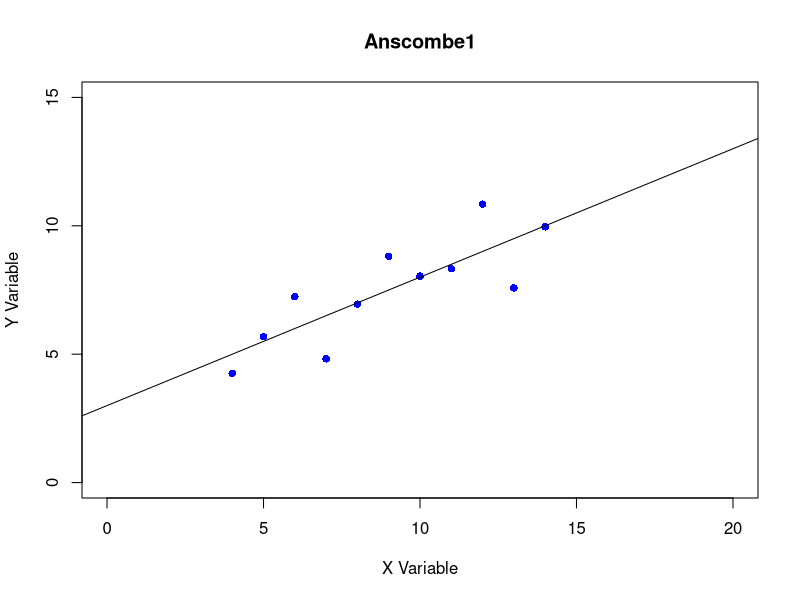
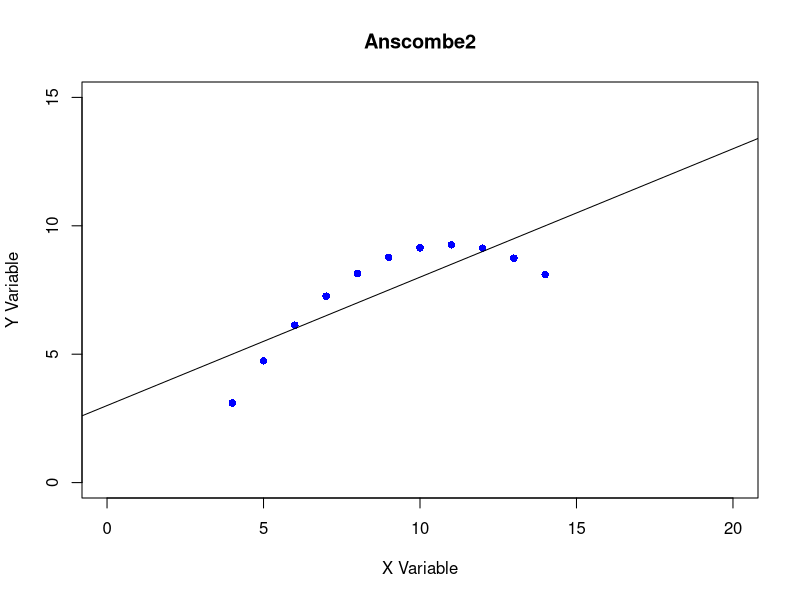
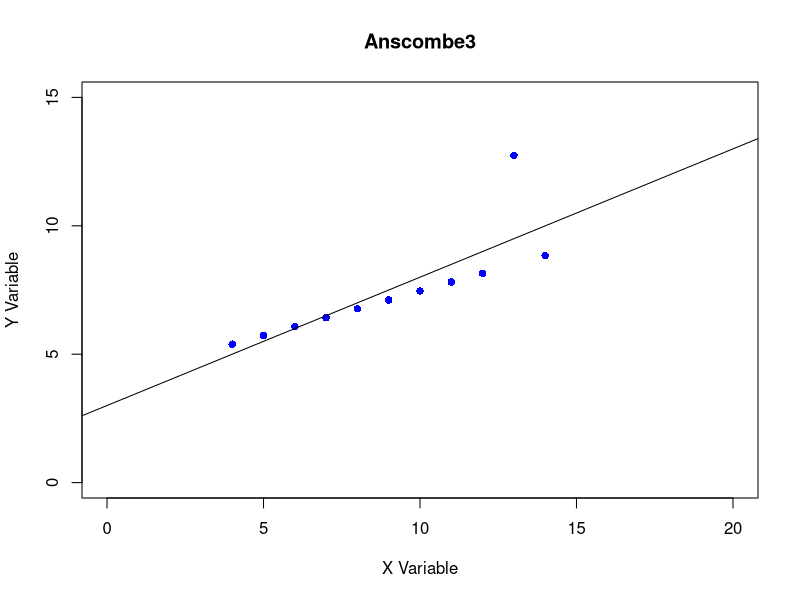
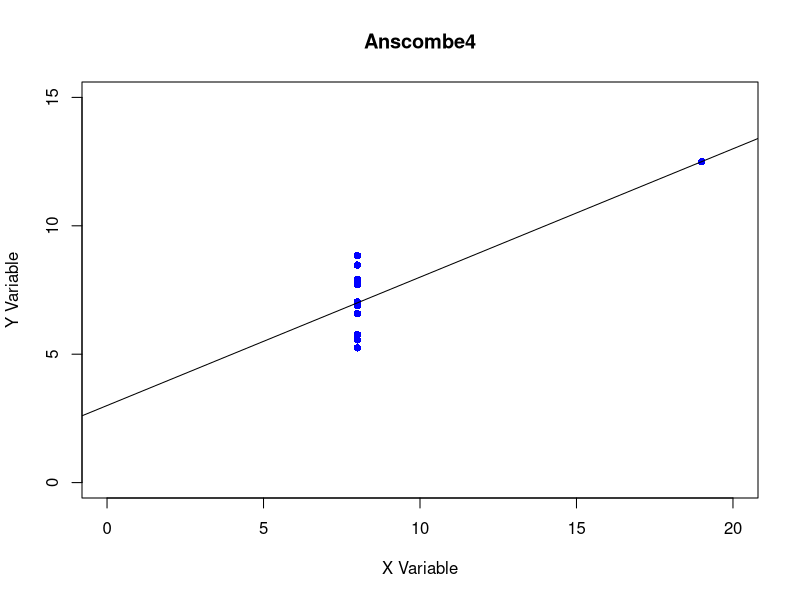

R code for these plots, in order:
# Anscombe's Quartet
## create vectors, plot, compute correlations
anscombe1x <- c(10.0, 8.0, 13.0, 9.0, 11.0, 14.0, 6.0, 4.0, 12.0, 7.0, 5.0)
anscombe1y <- c(8.04, 6.95, 7.58, 8.81, 8.33, 9.96, 7.24, 4.26, 10.84, 4.82, 5.68)
anscombe2x <- c(10.0, 8.0, 13.0, 9.0, 11.0, 14.0, 6.0, 4.0, 12.0, 7.0, 5.0)
anscombe2y <- c(9.14, 8.14, 8.74, 8.77, 9.26, 8.10, 6.13, 3.10, 9.13, 7.26, 4.74)
anscombe3x <- c(10.0, 8.0, 13.0, 9.0, 11.0, 14.0, 6.0, 4.0, 12.0, 7.0, 5.0)
anscombe3y <- c(7.46, 6.77, 12.74, 7.11, 7.81, 8.84, 6.08, 5.39, 8.15, 6.42, 5.73)
anscombe4x <- c(8.0, 8.0, 8.0, 8.0, 8.0, 8.0, 8.0, 19.0, 8.0, 8.0, 8.0)
anscombe4y <- c(6.58, 5.76, 7.71, 8.84, 8.47, 7.04, 5.25, 12.50, 5.56, 7.91, 6.89)


## plots, correlations and trendlines
plot(anscombe1x, anscombe1y, main = "Anscombe1", xlab="X Variable", ylab="Y Variable", xlim=c(0,20), ylim=c(0,15), col="blue", pch=16)
cor(anscombe1x, anscombe1y)
fitLine1 <- lm(anscombe1y ~ anscombe1x)
abline(fitLine1)

plot(anscombe2x, anscombe2y, main = "Anscombe2", xlab="X Variable", ylab="Y Variable", xlim=c(0,20), ylim=c(0,15), col="blue", pch=16)
cor(anscombe2x, anscombe2y)
fitLine2 <- lm(anscombe2y ~ anscombe2x)
abline(fitLine2)

plot(anscombe3x, anscombe3y, main = "Anscombe3", xlab="X Variable", ylab="Y Variable", xlim=c(0,20), ylim=c(0,15), col="blue", pch=16)
cor(anscombe3x, anscombe3y)
fitLine3 <- lm(anscombe3y ~ anscombe3x)
abline(fitLine3)

plot(anscombe4x, anscombe4y, main = "Anscombe4", xlab="X Variable", ylab="Y Variable", xlim=c(0,20), ylim=c(0,15), col="blue", pch=16)
cor(anscombe4x, anscombe4y)
fitLine4 <- lm(anscombe4y ~ anscombe4x)
abline(fitLine4)


